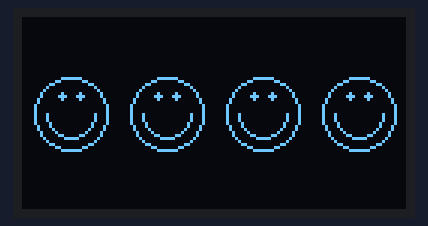
Bench run of a sketch on a simulated Arduino Uno, built with avr-gcc and run on an emulated ATmega328P. On the bench: 128×64 one-colour display.

Above: at 0.1 s.

The sketch:

smiley1.ino
```cpp
#include <Arduino.h>
#include <U8g2lib.h>
#include <Wire.h>

U8G2_SH1106_128X64_NONAME_F_HW_I2C u8g2(U8G2_R0, U8X8_PIN_NONE, SCL, SDA);

void smajlik(int x, int y)
{
  u8g2.drawCircle(x, y, 12);
  u8g2.drawCircle(x, y, 8, U8G2_DRAW_LOWER_LEFT | U8G2_DRAW_LOWER_RIGHT);
  u8g2.drawDisc(x-3, y-6, 1);
  u8g2.drawDisc(x+3, y-6, 1);
}

void setup()
{
  u8g2.begin();
}

void loop()
{
  u8g2.clearBuffer();

  for (int x=0; x<4; x++)
  {
    smajlik(16+x*32, 32);
  }

  u8g2.sendBuffer();
}
```
